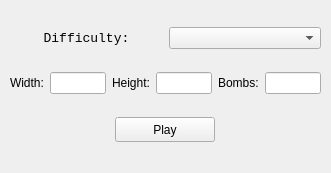
<?xml version="1.0" encoding="UTF-8"?>
<ui version="4.0">
 <class>Minesweeper</class>
 <widget class="QMainWindow" name="Minesweeper">
  <property name="geometry">
   <rect>
    <x>0</x>
    <y>0</y>
    <width>331</width>
    <height>173</height>
   </rect>
  </property>
  <property name="windowTitle">
   <string>MainWindow</string>
  </property>
  <widget class="QWidget" name="centralwidget">
   <widget class="QWidget" name="verticalLayoutWidget">
    <property name="geometry">
     <rect>
      <x>10</x>
      <y>10</y>
      <width>311</width>
      <height>152</height>
     </rect>
    </property>
    <layout class="QVBoxLayout" name="verticalLayout_2" stretch="0,0,0">
     <property name="spacing">
      <number>6</number>
     </property>
     <item>
      <layout class="QHBoxLayout" name="horizontalLayout">
       <item>
        <widget class="QLabel" name="label">
         <property name="font">
          <font>
           <family>Courier New</family>
           <pointsize>10</pointsize>
          </font>
         </property>
         <property name="text">
          <string>Difficulty:</string>
         </property>
         <property name="alignment">
          <set>Qt::AlignCenter</set>
         </property>
        </widget>
       </item>
       <item>
        <widget class="QComboBox" name="comboBox"/>
       </item>
      </layout>
     </item>
     <item>
      <layout class="QHBoxLayout" name="horizontalLayout_3">
       <item>
        <widget class="QLabel" name="label_2">
         <property name="text">
          <string>Width:</string>
         </property>
        </widget>
       </item>
       <item>
        <widget class="QLineEdit" name="width">
         <property name="text">
          <string/>
         </property>
        </widget>
       </item>
       <item>
        <widget class="QLabel" name="label_3">
         <property name="text">
          <string>Height:</string>
         </property>
        </widget>
       </item>
       <item>
        <widget class="QLineEdit" name="height">
         <property name="text">
          <string/>
         </property>
        </widget>
       </item>
       <item>
        <widget class="QLabel" name="label_4">
         <property name="text">
          <string>Bombs:</string>
         </property>
        </widget>
       </item>
       <item>
        <widget class="QLineEdit" name="bombs"/>
       </item>
      </layout>
     </item>
     <item>
      <layout class="QHBoxLayout" name="horizontalLayout_2">
       <item>
        <widget class="QPushButton" name="pushButton">
         <property name="enabled">
          <bool>true</bool>
         </property>
         <property name="maximumSize">
          <size>
           <width>100</width>
           <height>25</height>
          </size>
         </property>
         <property name="layoutDirection">
          <enum>Qt::LeftToRight</enum>
         </property>
         <property name="autoFillBackground">
          <bool>false</bool>
         </property>
         <property name="text">
          <string>Play</string>
         </property>
         <property name="flat">
          <bool>false</bool>
         </property>
        </widget>
       </item>
      </layout>
     </item>
    </layout>
   </widget>
  </widget>
 </widget>
 <resources/>
 <connections/>
</ui>
